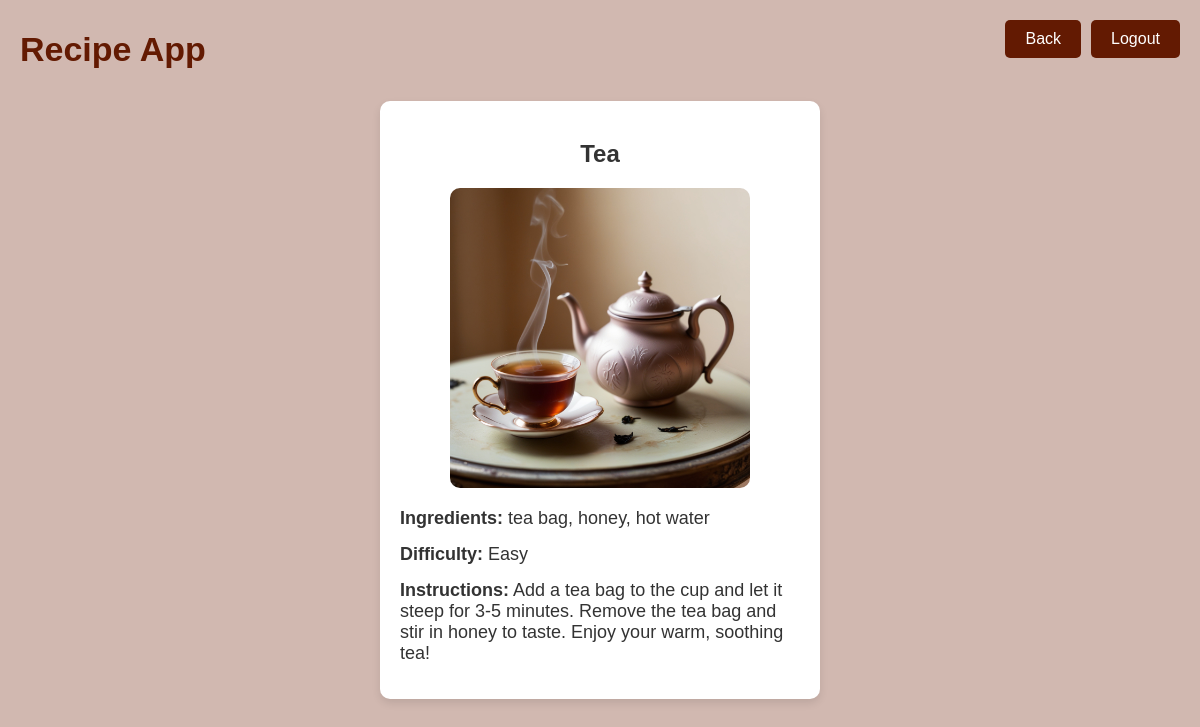
The page /list/1/ (signed in) on the database its author committed.
### recipes/models.py (models this page shows, shortened)
class Recipe(models.Model):
    name = models.CharField(max_length=120)
    ingredients = models.CharField(max_length=500, help_text="Separate each ingredient with a comma", blank=False, null=False)
    cooking_time = models.IntegerField(blank=False, null=False)
    difficulty = models.CharField(max_length=20, editable=False)
    instructions = models.TextField()
    pic = models.ImageField(upload_to='recipes', default='no_picture.jpg')

### recipes/views.py (the view)
# urls.py: path("list/<int:pk>/", RecipeDetailView.as_view(), name="detail")
class RecipeDetailView(LoginRequiredMixin, DetailView):
    model = Recipe
    template_name = "recipes/recipe_details.html"

### recipes/templates/recipes/recipe_details.html (shortened to what this page needs)
{% load static %}
<!DOCTYPE html>
<html lang="en">
  <head>
  </head>
  <body>
    <div class="app-title">Recipe App</div>
    <div class="button-container">
      <a href="{% url 'recipes:list' %}" class="back-link">Back</a>
      <a href="{% url 'logout' %}" class="logout-link">Logout</a>
    </div>
    <div class="recipe-card">
      <h2>{{ object.name }}</h2>
      <img src="{{ object.pic.url }}" alt="{{ object.name }}" width="300" />
      <div class="details">
        <p><strong>Ingredients:</strong> {{ object.ingredients }}</p>
        <p><strong>Difficulty:</strong> {{ object.difficulty }}</p>
        <p><strong>Instructions:</strong> {{ object.instructions }}</p>
      </div>
    </div>
  </body>
</html>

### recipes/templates/recipes/recipe_details.html (style rules this page uses)
body { font-family: Arial, sans-serif; background-color: #d1b8b0; margin: 0; padding: 0; height: 100vh; display: flex; justify-content: center; align-items: center; flex-direction: column; }
.app-title { position: absolute; top: 30px; left: 20px; font-size: 34px; color: #631a02; font-weight: 700; }
.button-container { position: absolute; top: 20px; right: 20px; display: flex; gap: 10px; }
.back-link, .logout-link { text-decoration: none; color: #fff; background-color: #631a02; padding: 10px 20px; border-radius: 5px; font-size: 1rem; transition: background-color 0.3s; }
.recipe-card { background-color: #fff; border-radius: 10px; box-shadow: 0 4px 8px rgba(0, 0, 0, 0.1); max-width: 400px; padding: 20px; text-align: center; font-size: 18px; }
.recipe-card h2 { color: #333; margin-bottom: 20px; font-size: 24px; }
.recipe-card img { border-radius: 10px; margin-bottom: 15px; }
.recipe-card .details { text-align: left; }
.recipe-card .details p { margin: 0 0 15px; color: #333; }

### rows shown on the page
Recipe: name "Tea", pic (picture), ingredients "tea bag, honey, hot water", difficulty "Easy", instructions "Add a tea bag to the cup and let it steep for 3-5 minutes. Remove the tea bag and stir in honey to taste. Enjoy your warm, soothing tea!"
